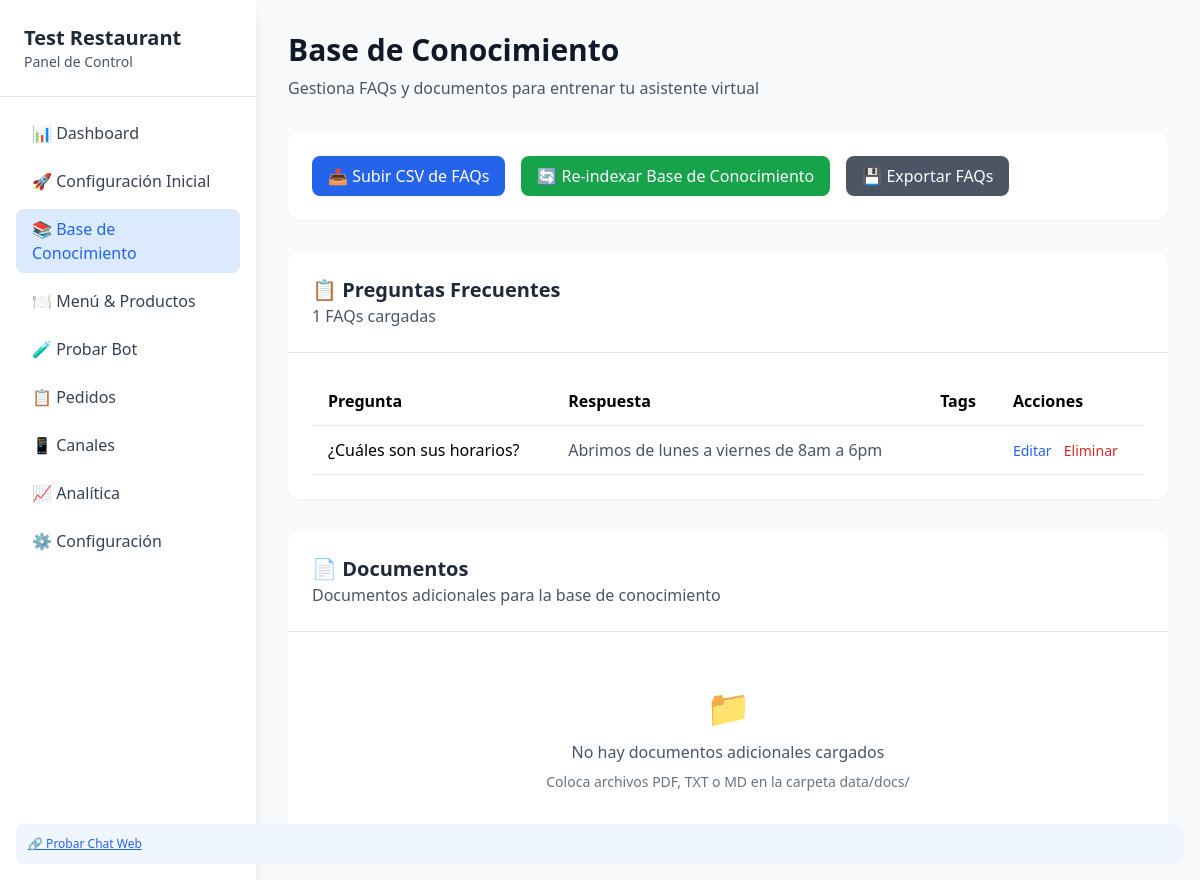
Before: /admin/knowledge with the older database file.
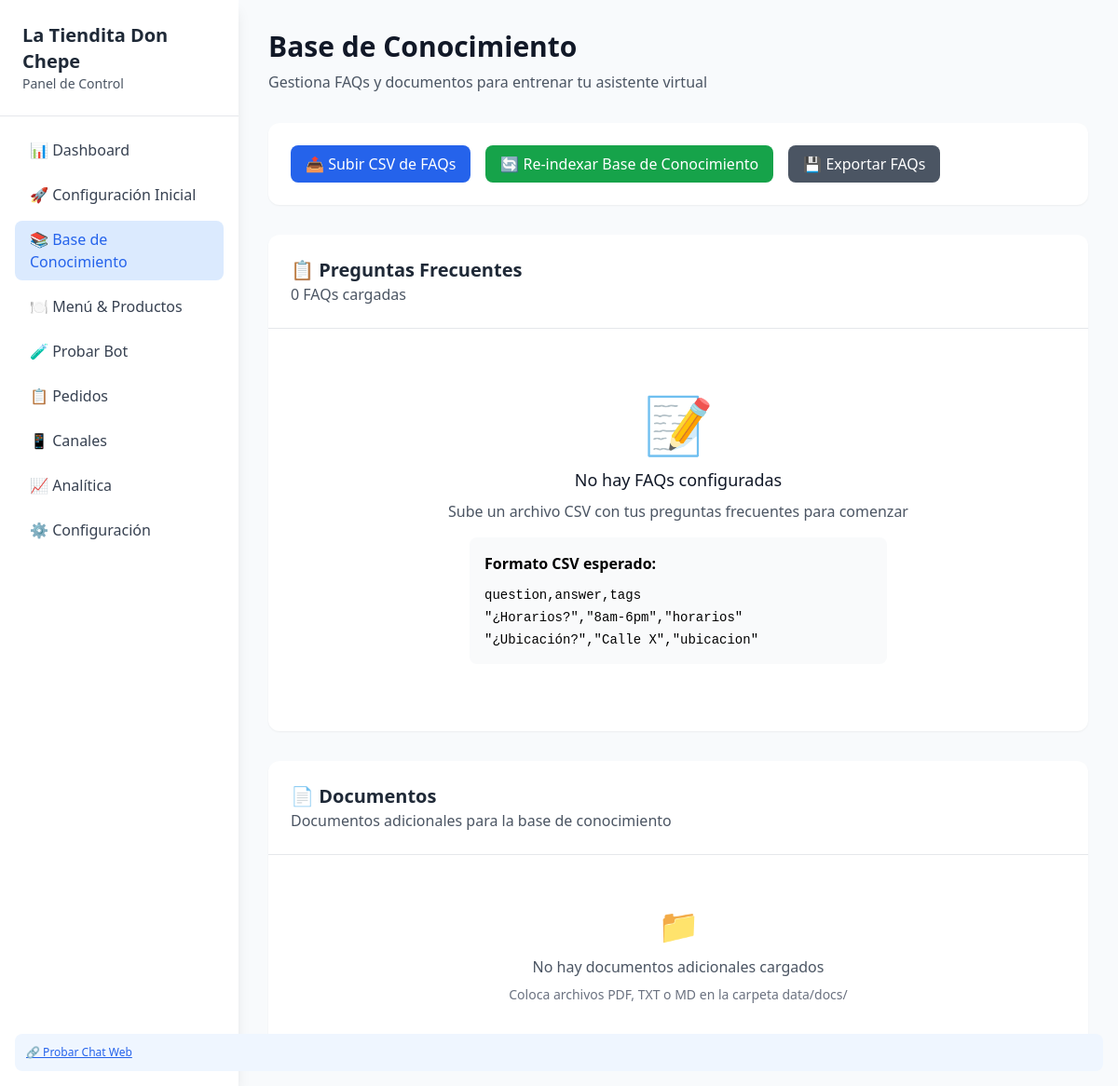
After: the same page with the newer database file.
### app/db/models.py (models this page shows)
class Setting(SQLModel, table=True):
    id: Optional[int] = Field(default=None, primary_key=True)
    key: str = Field(unique=True)
    value: Optional[str] = None
    category: str = "general"  # business, ai, channels, etc.
    is_secret: bool = False  # Para API keys y passwords
    created_at: datetime = Field(default_factory=datetime.utcnow)
    updated_at: Optional[datetime] = None

class FAQ(SQLModel, table=True):
    id: Optional[int] = Field(default=None, primary_key=True)
    question: str
    answer: str
    tags: Optional[str] = None
    active: bool = True
    created_at: datetime = Field(default_factory=datetime.utcnow)

### app/routes/ui.py (the view)
@router.get("/admin/knowledge", response_class=HTMLResponse)
async def knowledge_management(request: Request, session: Session = Depends(get_session)):
    faq_repo = FAQRepo(session)
    doc_repo = DocRepo(session)
    faqs = faq_repo.get_all()
    docs = doc_repo.get_all()
    return templates.TemplateResponse(
        "admin/knowledge.html",
        {"request": request, "config": get_dynamic_config(), "faqs": faqs, "docs": docs}
    )

### app/templates/admin/knowledge.html (shortened to what the changed rows need)
{% extends "base.html" %}
{% block content %}
<div class="mb-8">
    <h1 class="text-3xl font-bold text-gray-900 mb-2">Base de Conocimiento</h1>
</div>
<div class="bg-white rounded-xl shadow-sm mb-8">
    <div class="p-6 border-b">
        <h2 class="text-xl font-bold text-gray-800">📋 Preguntas Frecuentes</h2>
        <p class="text-gray-600">{{ faqs|length }} FAQs cargadas</p>
    </div>
    <div class="p-6">
        {% if faqs %}
        <div class="overflow-x-auto">
            <table class="w-full table-auto">
                <thead>
                    <tr class="border-b">
                        <th class="text-left py-3 px-4">Pregunta</th>
                        <th class="text-left py-3 px-4">Respuesta</th>
                        <th class="text-left py-3 px-4">Tags</th>
                        <th class="text-left py-3 px-4">Acciones</th>
                    </tr>
                </thead>
                <tbody>
                    {% for faq in faqs %}
                    <tr class="border-b hover:bg-gray-50">
                        <td class="py-3 px-4 font-medium">{{ faq.question[:50] }}{{ '...' if faq.question|length > 50 else '' }}</td>
                        <td class="py-3 px-4 text-gray-600">{{ faq.answer[:50] }}{{ '...' if faq.answer|length > 50 else '' }}</td>
                        <td class="py-3 px-4">
                        </td>
                        <td class="py-3 px-4">
                            <button onclick="editFAQ({{ faq.id }})" class="text-blue-600 hover:underline text-sm mr-2">Editar</button>
                            <button onclick="deleteFAQ({{ faq.id }})" class="text-red-600 hover:underline text-sm">Eliminar</button>
                        </td>
                    </tr>
                    {% endfor %}
                </tbody>
            </table>
        </div>
        {% else %}
        <div class="text-center py-12">
            <div class="text-6xl mb-4">📝</div>
            <h3 class="text-lg font-medium text-gray-900 mb-2">No hay FAQs configuradas</h3>
            <p class="text-gray-600 mb-4">Sube un archivo CSV con tus preguntas frecuentes para comenzar</p>
            <div class="bg-gray-50 p-4 rounded-lg text-left max-w-md mx-auto">
                <p class="font-semibold mb-2">Formato CSV esperado:</p>
                <code class="text-sm">question,answer,tags<br>
                "¿Horarios?","8am-6pm","horarios"<br>
                "¿Ubicación?","Calle X","ubicacion"</code>
            </div>
        </div>
        {% endif %}
    </div>
</div>
<div class="bg-white rounded-xl shadow-sm">
    <div class="p-6 border-b">
        <h2 class="text-xl font-bold text-gray-800">📄 Documentos</h2>
    </div>
</div>
{% endblock %}

### app/templates/base.html (shortened to what this page needs)
<!DOCTYPE html>
<html lang="es">
<head>
    <script src="https://cdn.tailwindcss.com"></script>
</head>
<body class="bg-slate-50 min-h-screen">
    <div class="flex h-screen">
        <nav class="w-64 bg-white shadow-lg">
            <div class="p-6 border-b">
                <h1 class="text-xl font-bold text-gray-800">{{ config.business.name }}</h1>
                <p class="text-sm text-gray-600">Panel de Control</p>
            </div>
            <div class="p-4">
                <ul class="space-y-2">
                    <li><a href="/admin" class="nav-link block px-4 py-2 rounded-lg hover:bg-blue-50 text-gray-700 hover:text-blue-600">📊 Dashboard</a></li>
                    <li><a href="/admin/setup" class="nav-link block px-4 py-2 rounded-lg hover:bg-blue-50 text-gray-700 hover:text-blue-600">🚀 Configuración Inicial</a></li>
                    <li><a href="/admin/knowledge" class="nav-link block px-4 py-2 rounded-lg hover:bg-blue-50 text-gray-700 hover:text-blue-600">📚 Base de Conocimiento</a></li>
                    <li><a href="/admin/menu" class="nav-link block px-4 py-2 rounded-lg hover:bg-blue-50 text-gray-700 hover:text-blue-600">🍽️ Menú & Productos</a></li>
                    <li><a href="/admin/playground" class="nav-link block px-4 py-2 rounded-lg hover:bg-blue-50 text-gray-700 hover:text-blue-600">🧪 Probar Bot</a></li>
                    <li><a href="/admin/orders" class="nav-link block px-4 py-2 rounded-lg hover:bg-blue-50 text-gray-700 hover:text-blue-600">📋 Pedidos</a></li>
                    <li><a href="/admin/channels" class="nav-link block px-4 py-2 rounded-lg hover:bg-blue-50 text-gray-700 hover:text-blue-600">📱 Canales</a></li>
                    <li><a href="/admin/analytics" class="nav-link block px-4 py-2 rounded-lg hover:bg-blue-50 text-gray-700 hover:text-blue-600">📈 Analítica</a></li>
                    <li><a href="/admin/settings" class="nav-link block px-4 py-2 rounded-lg hover:bg-blue-50 text-gray-700 hover:text-blue-600">⚙️ Configuración</a></li>
                </ul>
            </div>
            <div class="absolute bottom-4 left-4 right-4">
                <div class="bg-blue-50 p-3 rounded-lg">
                    <p class="text-xs text-blue-600">
                        <a href="/demo" target="_blank" class="underline">🔗 Probar Chat Web</a>
                    </p>
                </div>
            </div>
        </nav>
        <main class="flex-1 overflow-y-auto">
            <div class="p-8">
                {% block content %}{% endblock %}
            </div>
        </main>
    </div>
</body>
</html>

Changed rows visible on the page:
removed Setting: business.name "Test Restaurant"
removed FAQ: question "¿Cuáles son sus horarios?", answer "Abrimos de lunes a viernes de 8am a 6pm"
Other visible differences:
{{ config.business.name }}: (not shown) → "La Tiendita Don Chepe"
{{ faqs|length }}: "1" → "0"
text no longer shown: "Pregunta Respuesta Tags Acciones"
text now shown: "📝 No hay FAQs configuradas Sube un archivo CSV con tus preguntas frecuentes para comenzar Formato CSV esperado: question,answer,tags \"¿Horarios?\",\"8am-6pm\",\"horarios\" \"¿Ubicación?\",\"Calle X\",\"ubicacion\""
